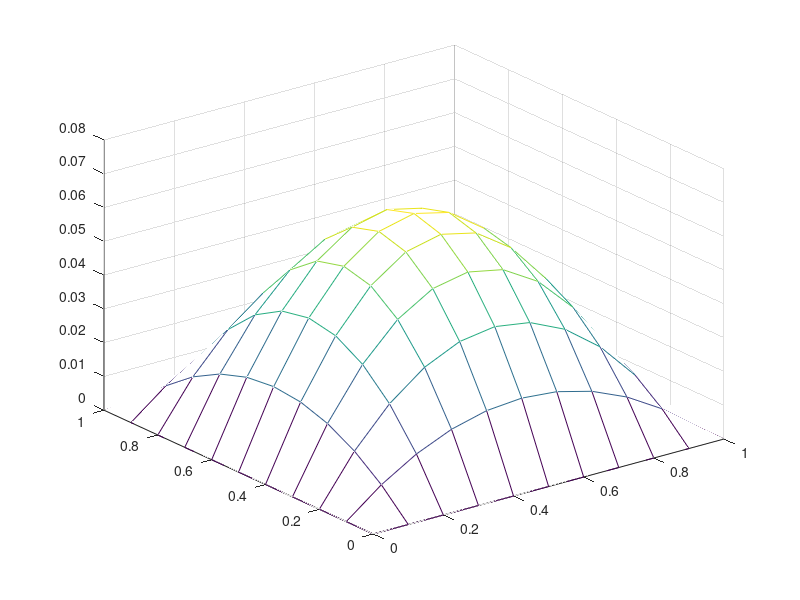
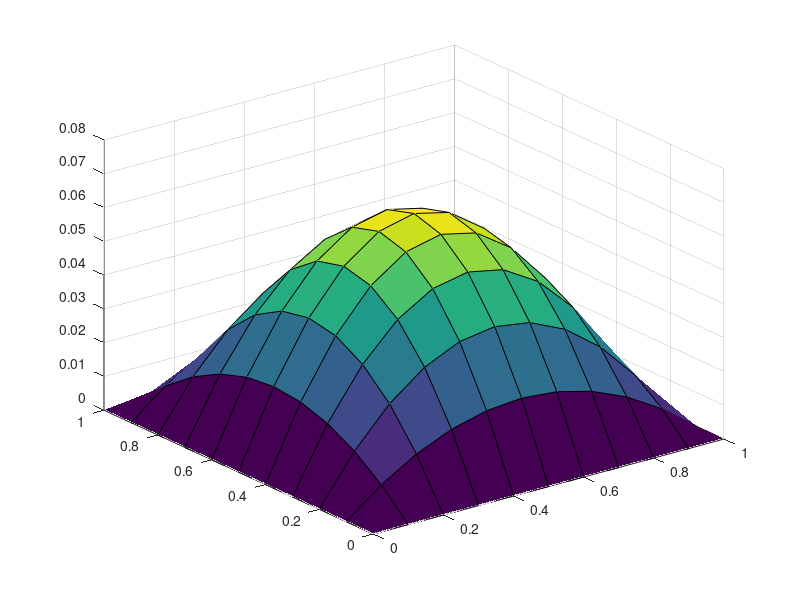
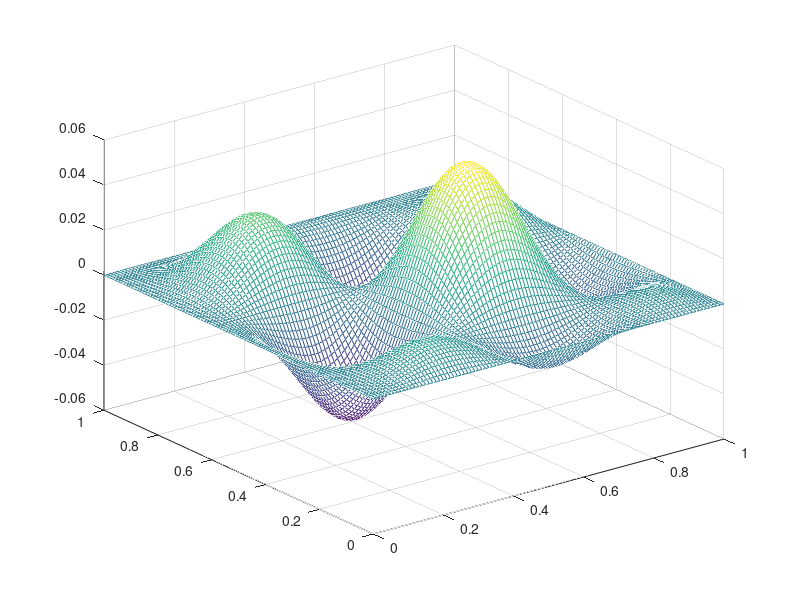
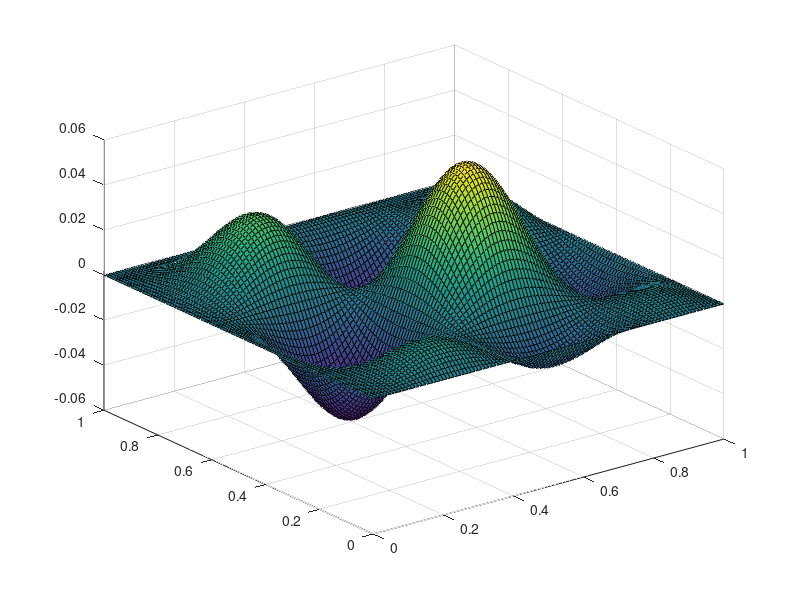

Reproduce these figures in MATLAB, in order.
%% Mesh plotting

x = 0:.1:1;
y = 0:.1:1;

x1 = 0:.01:1;
y1 = 0:.01:1;

[X, Y] = meshgrid(x,  y);

[X1, Y1] = meshgrid(x1, y1);

Z = X.*(X - 1).*Y.*(Y - 1);
Z1 = X1.*(X1 - 1).* sin(8.*X1) .*Y1.*(Y1 - 1) .* cos(8.*Y1);

figure(8);

mesh(X, Y, Z);

figure(9);

surf(X, Y, Z);

figure(10);

mesh(X1, Y1, Z1);

figure(11);

surf(X1, Y1, Z1);
